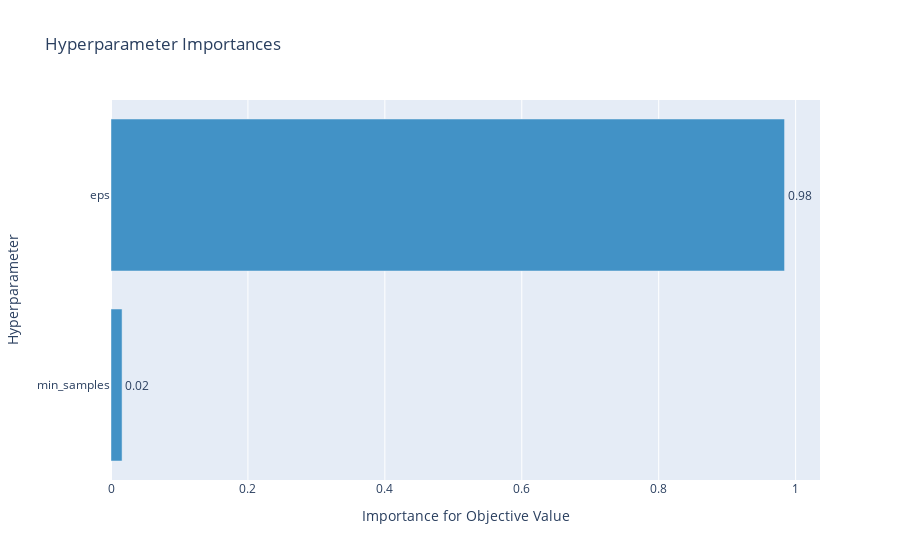

Notebook code for this chart:
### Code cell
optuna.visualization.plot_param_importances(study)

### Figure 1 — Plotly figure (JSON) as saved in the notebook; plotly's stock layout.template omitted (floating-point values rounded to 4 significant figures)
{"data": [{"cliponaxis": false, "hovertemplate": ["min_samples (IntUniformDistribution): 0.01617633781075697<extra></extra>", "eps (UniformDistribution): 0.983823662189243<extra></extra>"], "marker": {"color": "rgb(66,146,198)"}, "orientation": "h", "text": ["0.01617633781075697", "0.983823662189243"], "textposition": "outside", "texttemplate": "%{text:.2f}", "type": "bar", "x": [0.01618, 0.9838], "y": ["min_samples", "eps"]}], "layout": {"showlegend": false, "title": {"text": "Hyperparameter Importances"}, "xaxis": {"title": {"text": "Importance for Objective Value"}}, "yaxis": {"title": {"text": "Hyperparameter"}}}}
